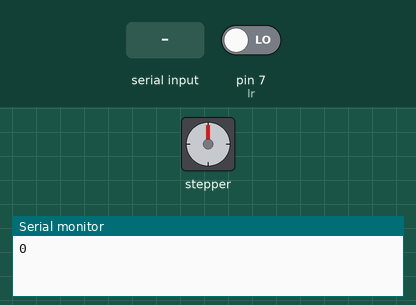
The sketch below on a simulated Arduino Uno, built with avr-gcc and run on an emulated ATmega328P. On the bench: stepper motor, the last lines printed to the serial monitor. Inputs (shaded band) come from the test bench; at power-on: pin 7 (lr) LOW. Stepper angles assume 50 steps per turn.

Above: at 1.2 s.
1.3 s: "30,150\n" received over Serial
At 2.29 s:
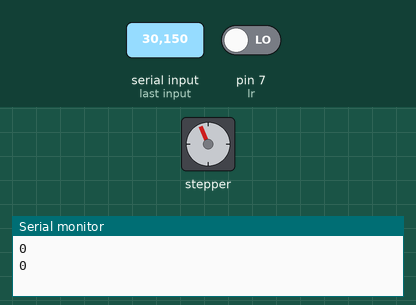
At 3.52 s:
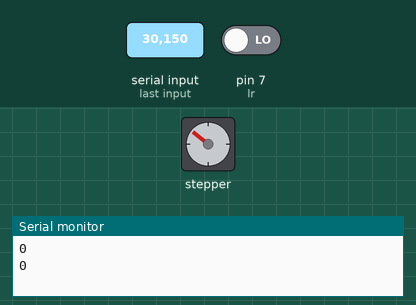
Timing chart, 0 to 19.1 s (numbered marks = the images above; inputs shaded):
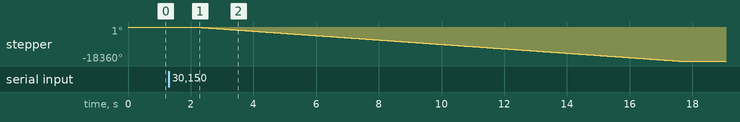

Measured:
- after the input at 1.3 s, stepper: turns 18360° counter-clockwise in 15.4 s, starting after 0.84 s

The sketch:

ardpi.ino
```cpp
 int lr= 7;
 int rr=5;
 int cr=6;
 int tr=2;
 int fr=3;
 int sr=4;

 int l;
 int r;
 int c;
 int t;
 int f;
 int s;
 #include <Stepper.h>
const int stepsPerRevolution = 50;
Stepper step1(stepsPerRevolution, 8, 9, 10, 11);
//Stepper step2(stepsPerRevolution, 2, 3, 4, 5);
int stepCount=0;
int n;


void setup(){
  Serial.begin(9600);
  pinMode(lr, INPUT);
  pinMode(rr, INPUT);
  pinMode(cr, INPUT);
  pinMode(tr, INPUT);
  pinMode(fr, INPUT);
  pinMode(sr, INPUT);
}
void loop(){
  delay(70);
  l=pulseIn(lr, HIGH);
  Serial.println(l);
   if(l!=0){
    step1.setSpeed(200);
    step1.step(10);
  }

  if(Serial.available())
  {
    n=Serial.read()-'0';
  }
  switch(n)
  {
     case 1:
     step1.setSpeed(200);
     step1.step(-400);
     delay(5000);
     break;

    case 2:
    step1.setSpeed(200);
    step1.step(-1450);
    delay(5000);
    break;

    case 3:
     step1.setSpeed(200);
     step1.step(-2550);
     delay(5000);
     break;

   case 4:
    step1.setSpeed(200);
    step1.step(-3600);
    delay(5000);
   break;
  }

}
```
